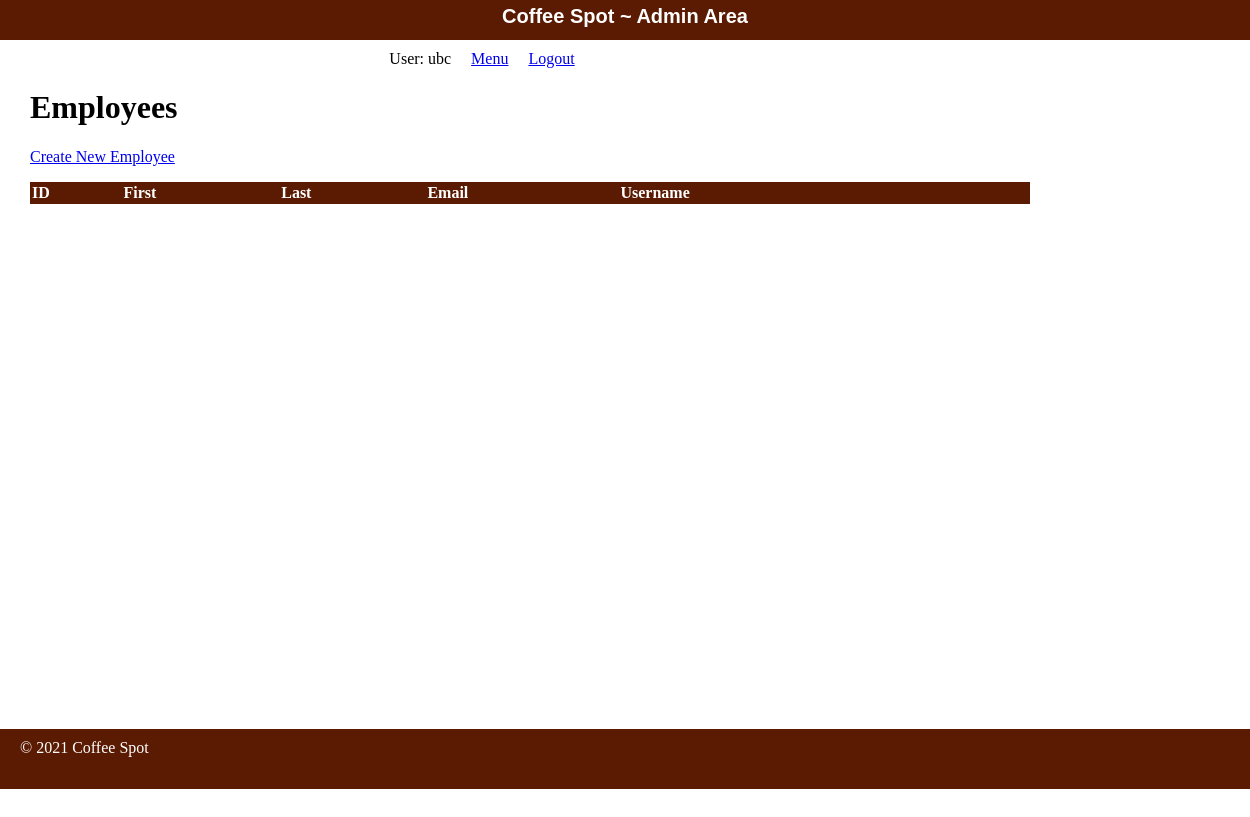
The app's page /admin/employees/index.php (signed in), older data.
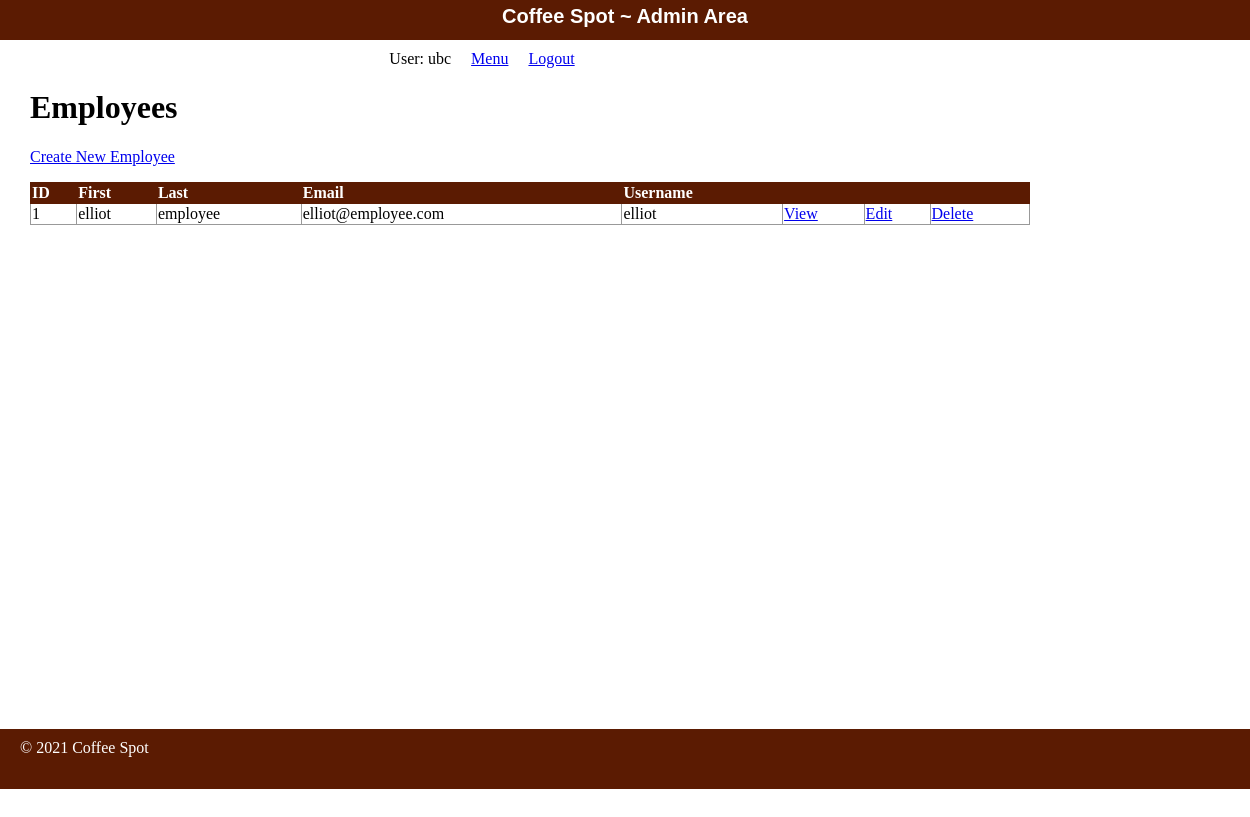
The same page, newer data.
### tables this page shows
CREATE TABLE employees (
  id int NOT NULL AUTO_INCREMENT,
  first_name varchar(255) DEFAULT NULL,
  last_name varchar(255) DEFAULT NULL,
  email varchar(255) DEFAULT NULL,
  username varchar(255) DEFAULT NULL,
  hashed_password varchar(255) DEFAULT NULL,
  PRIMARY KEY (id),
  KEY index_username (username)
);

### admin/shared/functions.php (called while the page is built, shortened)
<?php
function url_for($script_path) {
  return WWW_ADMIN . $script_path;
}
function u($string="") {
  return urlencode($string);
}
function h($string="") {
  return htmlspecialchars($string);
}
?>

### admin/shared/query_functions.php (called while the page is built, shortened)
<?php
  function find_all_employees() {
    global $db;
    $sql = "SELECT * FROM employees ";
    $sql .= "ORDER BY last_name ASC, first_name ASC";
    $result = mysqli_query($db, $sql);
    return $result;
  }
?>

### admin/employees/index.php (the view, shortened to what this page needs)
<?php
$employee_set = find_all_employees();
?>
<?php include(SHARED_PATH . '/admin_header.php'); ?>
<div id="content">
  <div class="employees listing">
    <h1>Employees</h1>
    <div class="actions">
      <a class="action" href="<?php echo url_for('/employees/new.php'); ?>">Create New Employee</a>
    </div>
    <table class="list">
      <tr>
        <th>ID</th>
        <th>First</th>
        <th>Last</th>
        <th>Email</th>
        <th>Username</th>
        <th>&nbsp;</th>
        <th>&nbsp;</th>
        <th>&nbsp;</th>
      </tr>
      <?php while($employee = mysqli_fetch_assoc($employee_set)) { ?>
        <tr>
          <td><?php echo h($employee['id']); ?></td>
          <td><?php echo h($employee['first_name']); ?></td>
          <td><?php echo h($employee['last_name']); ?></td>
          <td><?php echo h($employee['email']); ?></td>
          <td><?php echo h($employee['username']); ?></td>
          <td><a class="action" href="<?php echo url_for('/employees/show.php?id=' . h(u($employee['id']))); ?>">View</a></td>
          <td><a class="action" href="<?php echo url_for('/employees/edit.php?id=' . h(u($employee['id']))); ?>">Edit</a></td>
          <td><a class="action" href="<?php echo url_for('/employees/delete.php?id=' . h(u($employee['id']))); ?>">Delete</a></td>
        </tr>
      <?php } ?>
    </table>
  </div>
</div>
<?php include(SHARED_PATH . '/admin_footer.php'); ?>

### admin/shared/admin_header.php (shortened to what this page needs)
<!doctype html>
<html lang="en">
  <head>
    <link rel="stylesheet" media="all" href="<?php echo url_for('/stylesheets/admin.css'); ?>" />
  </head>
  <body>
    <header>
      <h1>Coffee Spot ~ Admin Area</h1>
    </header>
    <navigation>
      <ul>
        <li>User: <?php echo $_SESSION['username'] ?? ''; ?></li>
        <li><a href="<?php echo url_for('/index.php'); ?>">Menu</a></li>
        <li><a href="<?php echo url_for('/logout.php'); ?>">Logout</a></li>
      </ul>
    </navigation>

### admin/shared/admin_footer.php (shortened to what this page needs)
<footer>
  &copy; <?php echo date('Y'); ?> Coffee Spot
</footer>
</body>
</html>

### admin/stylesheets/admin.css (style rules this page uses)
html { height: 100%; width: 100%; }
body { height: 980px; width: 100%; margin: 0; padding: 0; }
header { width: 100%; height: 40px; margin: 0 0 10px 0; padding: 0; background: #5B1B02; color: white; }
header h1 { margin: 0; padding: 5px; font-size: 20px; font-family: Verdana, Arial, Helvetica, sans-serif; text-align: center; }
navigation { width: 980px; margin: 0; padding: 0; text-align: center; }
navigation ul { width: 980px; list-style: none; padding: 0; margin: 0; }
navigation ul li { display: inline; margin-right: 1em; }
#content { width: 1000px; min-height: 640px; padding: 0 30px; }
footer { width: 100%; height: 40px; margin: 0 0 10px 0; padding: 10px 20px; background: #5B1B02; color: white; }
.actions { margin-bottom: 1em; }
table { border-collapse: collapse; vertical-align: top; }
table.list { width: 100%; }
table.list tr td { border: 1px solid #999999; }
table.list tr th { border: 1px solid #5B1B02; background: #5B1B02; color: white; text-align: left; }

Row changes from the older to the newer data that the page shows:
added employees: id "1", first_name "elliot", last_name "employee", email "elliot@employee.com", username "elliot"
